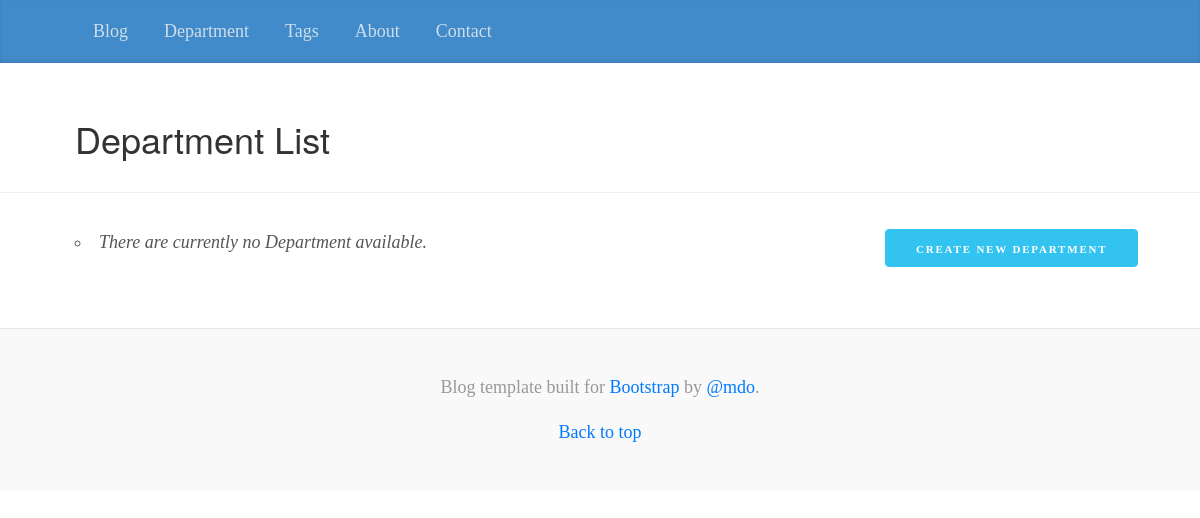
The app's page /department/, older data.
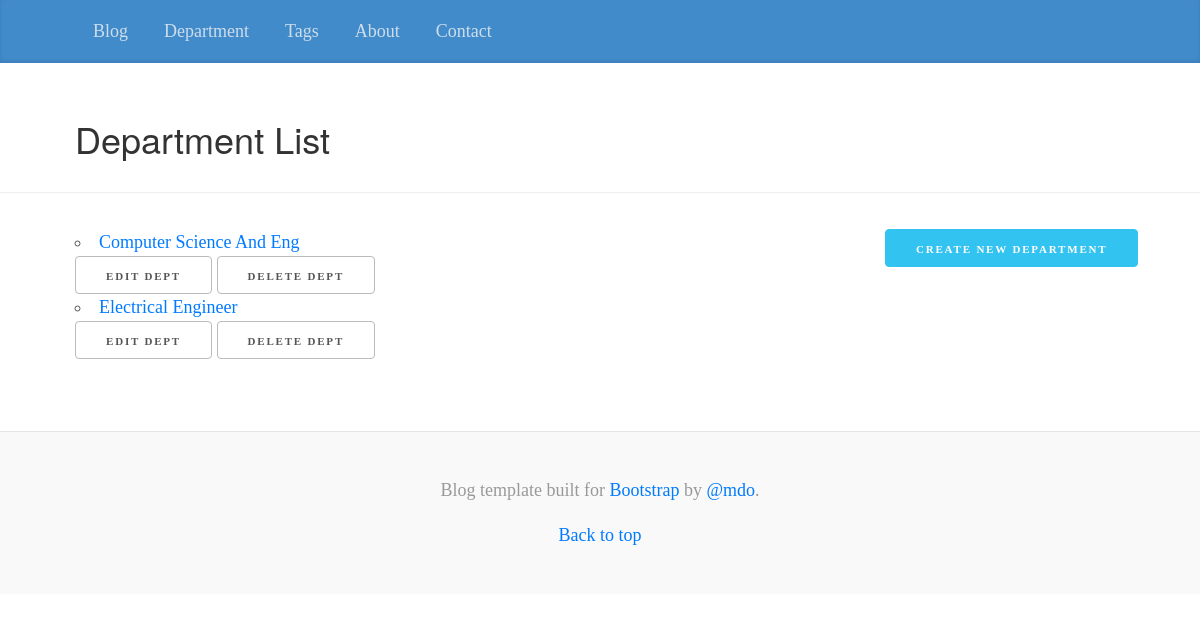
The same page, newer data.
### organizer/models.py (models this page shows, shortened)
class Department(models.Model):
    name = models.CharField(max_length=31,
                            db_index=True)
    slug = models.SlugField(max_length=31,
                            unique=True,
                            help_text='a label for url config')
    description = models.TextField()
    founded_date = models.DateField('date founded')
    contact = models.EmailField()
    website = models.URLField(max_length=255)
    tags = models.ManyToManyField(Tag,
                                  blank=True)
    class Meta:
        ordering = ['name']
        get_latest_by = ['founded_date']
    def get_absolute_url(self):
        return reverse('organizer_department_detail',kwargs={'slug':self.slug})
    def get_delete_url(self):
        return reverse('organizer_department_delete',kwargs={'slug':self.slug})
    def get_update_url(self):
        return reverse('organizer_department_update',kwargs={'slug':self.slug})

### organizer/views.py (the view)
class DepartmentList(ListView):
    paginate_by = 3
    model = Department

### organizer/templates/organizer/department_list.html (shortened to what this page needs)
{% extends parent_template|default:"organizer/base_organizer.html" %}
{% block heading %}
       <h2>Department List</h2>
{% endblock %}
{% block button %}
        <a href="{% url 'organizer_department_create' %}" class="button button-primary">Create New Department</a>
{% endblock %}
{% block content %}
  <ul>
    {% for department in department_list %}
      <li>
        <a href=" {{ department.get_absolute_url }}">{{ department.name|title }}</a>
          <ul class="inline">
              <a href="{{department.get_update_url}}" class="button">Edit Dept</a></li>
              <a href="{{department.get_delete_url}}" class="button">Delete Dept</a></li>
          </ul>
    {% empty %}
      <li><em>There are currently no Department available.</em></li>
    {% endfor %}
  </ul>
{% endblock %}

Row changes from the older to the newer data that the page shows:
added Department: name "Computer Science And Eng"
added Department: name "Electrical Engineer"
Text that changed along with them:
text no longer shown: "There are currently no Department available."
